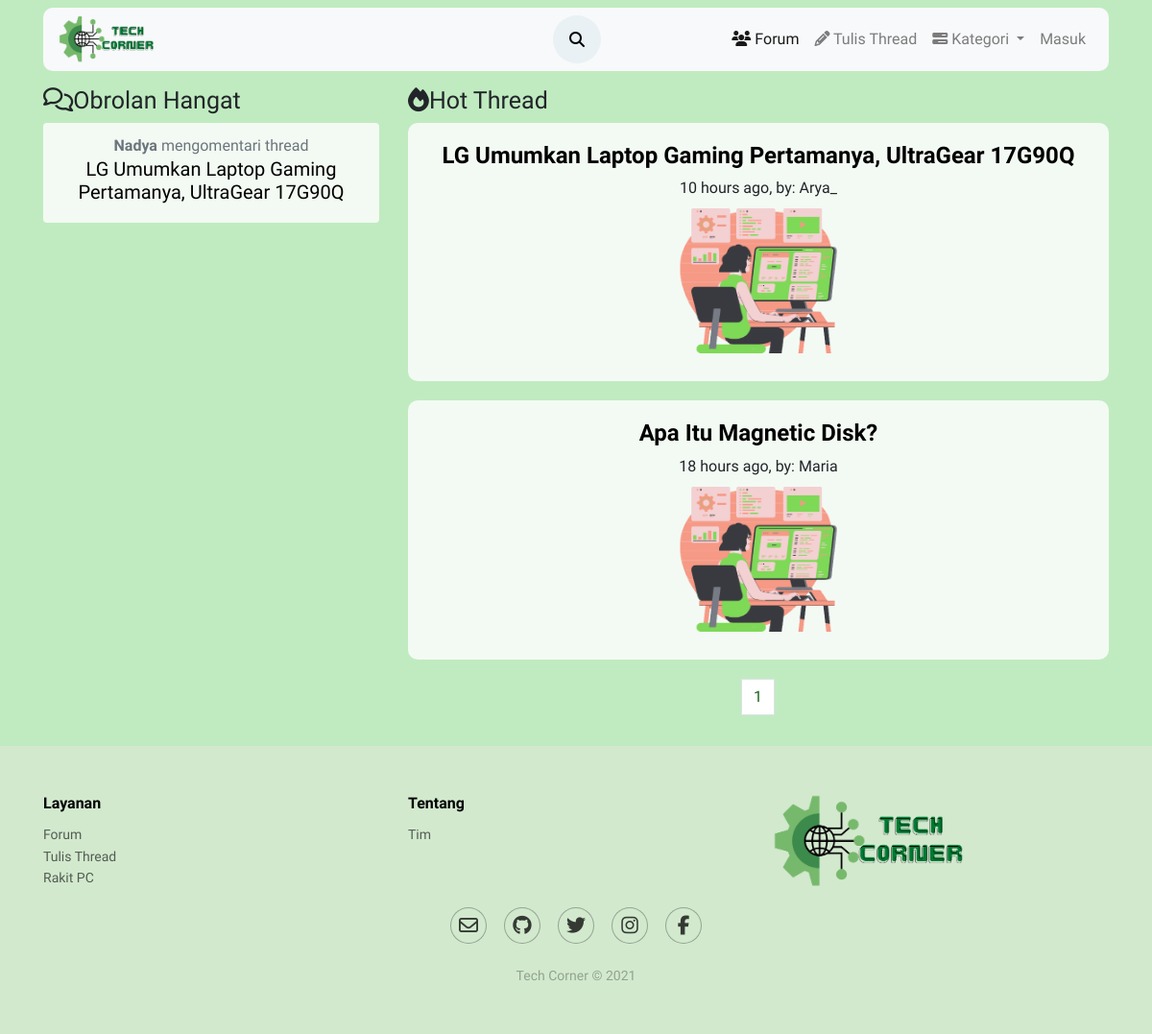
Page /forum/kategori/laptop.php on the committed database.
### tables this page shows
CREATE TABLE `komentar` (
  `id` int(11) NOT NULL,
  `konten` text NOT NULL,
  `id_user` int(11) NOT NULL,
  `thread_id` int(11) NOT NULL,
  `parent` int(11) NOT NULL DEFAULT 0,
  `created_at` timestamp NOT NULL DEFAULT current_timestamp(),
  `diubah` varchar(20) DEFAULT NULL
);

CREATE TABLE `users` (
  `id_user` int(11) NOT NULL,
  `username` varchar(50) NOT NULL,
  `email` varchar(100) NOT NULL,
  `password` varchar(100) NOT NULL,
  `name` varchar(100) NOT NULL,
  `foto` varchar(50) NOT NULL,
  `level` varchar(20) NOT NULL,
  `vkey` varchar(200) NOT NULL,
  `verified` enum('0','1') NOT NULL DEFAULT '0' COMMENT '0 = not verified\r\n1 = verified\r\n',
  `created_at` timestamp(6) NOT NULL DEFAULT current_timestamp(6)
);

CREATE TABLE `posting` (
  `id_thread` int(50) NOT NULL,
  `user_id` int(50) NOT NULL,
  `judul` varchar(200) NOT NULL,
  `konten` text NOT NULL,
  `kategori` varchar(50) NOT NULL,
  `thumb` varchar(50) NOT NULL,
  `tanggal_posting` timestamp NOT NULL DEFAULT current_timestamp(),
  `diubah` varchar(20) DEFAULT NULL
);

### forum/funct/function.php (called while the page is built, shortened)
<?php
function query($query)
{
    global $conn;
    $result=mysqli_query($conn,$query);
    $rows=[];
    while($row= mysqli_fetch_assoc($result))
    {
        $rows[]=$row;
    }
    return $rows;
}
function users($id_user)
{
     $query="SELECT * FROM users WHERE
        id_user ='$id_user';";
     return query($query);
}
function times( $time )
{
    $time_difference = time() - $time;
    $condition = array( 12 * 30 * 24 * 60 * 60 =>  'year',
                30 * 24 * 60 * 60       =>  'month',
                24 * 60 * 60            =>  'day',
                60 * 60                 =>  'hour',
                60                      =>  'minute',
                1                       =>  'second'
    );
    foreach( $condition as $secs => $str )
    {
        $d = $time_difference / $secs;
        if( $d >= 1 )
        {
            $t = round( $d );
            return  $t . ' ' . $str . ( $t > 1 ? 's' : '' ) . ' ago';
        }
    }
}
?>

### forum/kategori/laptop.php (the view, shortened to what this page needs)
<?php include('layout/header.php'); ?>
<?php include('../funct/function.php'); ?>
<?php
$jumlah_data_perhalaman = 2;
$jumlahData = count(query("SELECT * FROM posting WHERE kategori ='Laptop / Notebook'"));
$jumlahpage = ceil($jumlahData / $jumlah_data_perhalaman);
$activepage = (isset($_GET['halaman'])) ? $_GET['halaman'] : 1;
$awal = ($jumlah_data_perhalaman * $activepage) - $jumlah_data_perhalaman;
$list = mysqli_query($conn, "SELECT * FROM posting WHERE kategori='Laptop / Notebook' ORDER BY tanggal_posting DESC LIMIT $awal, $jumlah_data_perhalaman");
$row = mysqli_fetch_assoc($list);
?>
<div class="container mb-3 mt-3 align-self-center">
    <div class="card-fitur text-center">
        <div class="row">
            <?php
                $komentar_query = "SELECT * FROM komentar WHERE thread_id = ".$row['id_thread']." ORDER BY created_at DESC LIMIT 3 ";
                $komentar_result = mysqli_query($conn, $komentar_query);
            ?>
            <div class="col-6 col-md-4 mb-3 pull-left">
                <h2><i class="fa fa-comments-o" aria-hidden="true"></i>Obrolan Hangat</h2>
                <div class="card">
                    <ul class="list-group list-group-flush">
                        <?php foreach($komentar_result as $komen) : ?>
                            <?php
                                $user_query = "SELECT * FROM users WHERE id_user = ".$komen['id_user']." LIMIT 1;";
                                $user_result = mysqli_query($conn, $user_query);
                                $user =  mysqli_fetch_assoc($user_result);
                                $thread_query = "SELECT * FROM posting WHERE id_thread = ".$komen['thread_id']." LIMIT 1;";
                                $thread_result = mysqli_query($conn, $thread_query);
                                $thread =  mysqli_fetch_assoc($thread_result);
                            ?>
                        <li class="list-group-item">
                            <span class="text-muted"><b><?= $user['username']; ?></b> mengomentari thread</span>
                            <div class="forum">
                                <a href="../view.php?thread=<?= $komen['thread_id']; ?>"><h5><?= $thread['judul']; ?></h5></a>
                            </div>
                        </li>
                        <?php endforeach ?>
                    </ul>
                </div>
            </div>
            <div class="col-md-8">
                <h2><i class="fa fa-fire" aria-hidden="true"></i>Hot Thread</h2>
                <?php foreach ($list as $data) : ?>
                    <?php foreach ($res = users($data['user_id']) as $user) : ?>
                        <div class="widget">
                            <div class="card media d-flex justify-content-center align-items-center">
                                <div class="card-body d-flex justify-content-center align-items-center">
                                    <div class="media-body">
                                        <h4 class="media-heading">
                                            <a href="../view.php?thread=<?= $data['id_thread'] ?>" target="_self"><b><?= $data['judul'] ?></b></a>
                                        </h4><span class="media-date"><a><?= times(strtotime($data['tanggal_posting'])) ?></a>, by: <a><?= $user['username'] ?></a></span>
                                        <br><a href="../view.php?thread=<?= $data['id_thread'] ?>"><img class="media-object" src="../assets/img/pict1.png" width="300px" alt=""></a>
                                    </div>
                                </div>
                            </div>
                        </div>
                    <?php endforeach; ?>
                <?php endforeach; ?>
                <nav aria-label="Page navigation example">
                    <ul class="pagination justify-content-center">
                        <?php for ($i = 1; $i <= $jumlahpage; $i++) : ?>
                            <?php if ($i === $activepage) : ?>
                                <li class="page-item  "><a class="page-link" href="laptop.php?halaman=<?= $i ?>"><?= $i ?></a></li>
                            <?php else : ?>
                                <li class="page-item "><a class="page-link" href="laptop.php?halaman=<?= $i ?>"><?= $i ?></a></li>
                            <?php endif; ?>
                        <?php endfor; ?>
                    </ul>
                </nav>
            </div>
        </div>
    </div>
</div>
<?php include('layout/footer.php'); ?>

### forum/assets/css/style.css (style rules this page uses)
.body { background-color: #c0ebc0; font-size: 16px; font-family: 'Source Sans Pro', sans-serif; }
.card-fitur .card { border: none; text-align: center; background-color: #f3faf3; border-radius: 10px; max-height: 350px; float: none; }
.card .list-group-item { text-align: center; background-color: #f3faf3; border-radius: 10px; }
.card .list-group-item a { color: black; }
h2 { text-align: left; font-family: 'Readex Pro', sans-serif; font-size: 25px; }
.media-heading a { color: black; font-family: 'Yeseva One', cursive; }
.media-date a { color: rgb(23, 100, 23); }
.widget { position: relative; display: block; margin-bottom: 20px; }
.widget .media { margin-top: 0; margin-bottom: 0; }
.page-item a { color: rgb(23, 100, 23); }

### rows in the picture
komentar: id_user.username "Nadya", posting.judul "LG Umumkan Laptop Gaming Pertamanya, UltraGear 17G90Q"
posting: judul "LG Umumkan Laptop Gaming Pertamanya, UltraGear 17G90Q", tanggal_posting "10 hours ago"
users: username "Arya_"
posting: judul "Apa Itu Magnetic Disk?", tanggal_posting "18 hours ago"
users: username "Maria"
